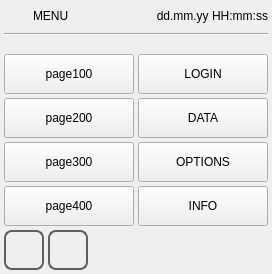
<?xml version="1.0" encoding="UTF-8"?>
<ui version="4.0">
 <class>menu</class>
 <widget class="QWidget" name="menu">
  <property name="geometry">
   <rect>
    <x>0</x>
    <y>0</y>
    <width>272</width>
    <height>274</height>
   </rect>
  </property>
  <property name="minimumSize">
   <size>
    <width>0</width>
    <height>0</height>
   </size>
  </property>
  <property name="maximumSize">
   <size>
    <width>16777215</width>
    <height>16777215</height>
   </size>
  </property>
  <property name="windowTitle">
   <string>menu</string>
  </property>
  <property name="styleSheet">
   <string notr="true">QPushButton  {
	font: 18pt &quot;DejaVu Sans Mono&quot;;
	qproperty-focusPolicy: NoFocus;
}
QPushButton#pushButtonBack, QPushButton#pushButtonHome
{
	border-radius: 8px;
	border: 2px solid  rgb(94, 94, 94);
	qproperty-iconSize: 24px 24px;
}
QPushButton:pressed
{
	border: 2px solid  rgb(194, 194, 194);
	background-color:  rgb(255, 255, 127);
}
QPushButton:disabled
{
	border: 2px solid  rgb(194, 194, 194);
}
</string>
  </property>
  <layout class="QVBoxLayout" name="verticalLayout">
   <property name="spacing">
    <number>4</number>
   </property>
   <property name="margin">
    <number>4</number>
   </property>
   <item>
    <layout class="QHBoxLayout" name="horizontalLayout">
     <item>
      <widget class="QLabel" name="labelIcon">
       <property name="minimumSize">
        <size>
         <width>25</width>
         <height>25</height>
        </size>
       </property>
       <property name="maximumSize">
        <size>
         <width>25</width>
         <height>25</height>
        </size>
       </property>
       <property name="focusPolicy">
        <enum>Qt::NoFocus</enum>
       </property>
       <property name="styleSheet">
        <string notr="true">border-image: url(:/libicons/img/Text.png);</string>
       </property>
       <property name="text">
        <string/>
       </property>
      </widget>
     </item>
     <item>
      <widget class="QLabel" name="labelTitle">
       <property name="sizePolicy">
        <sizepolicy hsizetype="Preferred" vsizetype="Fixed">
         <horstretch>0</horstretch>
         <verstretch>0</verstretch>
        </sizepolicy>
       </property>
       <property name="focusPolicy">
        <enum>Qt::NoFocus</enum>
       </property>
       <property name="text">
        <string>MENU</string>
       </property>
      </widget>
     </item>
     <item>
      <widget class="QLabel" name="labelUserName">
       <property name="text">
        <string/>
       </property>
      </widget>
     </item>
     <item>
      <widget class="QLabel" name="labelDataOra">
       <property name="sizePolicy">
        <sizepolicy hsizetype="Preferred" vsizetype="Fixed">
         <horstretch>0</horstretch>
         <verstretch>0</verstretch>
        </sizepolicy>
       </property>
       <property name="focusPolicy">
        <enum>Qt::NoFocus</enum>
       </property>
       <property name="text">
        <string>dd.mm.yy HH:mm:ss</string>
       </property>
       <property name="alignment">
        <set>Qt::AlignRight|Qt::AlignTrailing|Qt::AlignVCenter</set>
       </property>
      </widget>
     </item>
    </layout>
   </item>
   <item>
    <widget class="Line" name="line">
     <property name="focusPolicy">
      <enum>Qt::NoFocus</enum>
     </property>
     <property name="orientation">
      <enum>Qt::Horizontal</enum>
     </property>
    </widget>
   </item>
   <item>
    <spacer name="verticalSpacer">
     <property name="focusPolicy">
      <enum>Qt::NoFocus</enum>
     </property>
     <property name="orientation">
      <enum>Qt::Vertical</enum>
     </property>
     <property name="sizeHint" stdset="0">
      <size>
       <width>20</width>
       <height>30</height>
      </size>
     </property>
    </spacer>
   </item>
   <item>
    <layout class="QGridLayout" name="gridLayout">
     <property name="leftMargin">
      <number>0</number>
     </property>
     <property name="rightMargin">
      <number>0</number>
     </property>
     <property name="spacing">
      <number>4</number>
     </property>
     <item row="2" column="0">
      <widget class="QPushButton" name="pushButtonPages3">
       <property name="minimumSize">
        <size>
         <width>0</width>
         <height>40</height>
        </size>
       </property>
       <property name="maximumSize">
        <size>
         <width>16777215</width>
         <height>60</height>
        </size>
       </property>
       <property name="focusPolicy">
        <enum>Qt::NoFocus</enum>
       </property>
       <property name="text">
        <string>page300</string>
       </property>
       <property name="flat">
        <bool>false</bool>
       </property>
      </widget>
     </item>
     <item row="3" column="0">
      <widget class="QPushButton" name="pushButtonPages4">
       <property name="minimumSize">
        <size>
         <width>0</width>
         <height>40</height>
        </size>
       </property>
       <property name="maximumSize">
        <size>
         <width>16777215</width>
         <height>60</height>
        </size>
       </property>
       <property name="focusPolicy">
        <enum>Qt::NoFocus</enum>
       </property>
       <property name="styleSheet">
        <string notr="true"/>
       </property>
       <property name="text">
        <string>page400</string>
       </property>
       <property name="flat">
        <bool>false</bool>
       </property>
      </widget>
     </item>
     <item row="1" column="0">
      <widget class="QPushButton" name="pushButtonPages2">
       <property name="minimumSize">
        <size>
         <width>0</width>
         <height>40</height>
        </size>
       </property>
       <property name="maximumSize">
        <size>
         <width>16777215</width>
         <height>60</height>
        </size>
       </property>
       <property name="focusPolicy">
        <enum>Qt::NoFocus</enum>
       </property>
       <property name="text">
        <string>page200</string>
       </property>
       <property name="flat">
        <bool>false</bool>
       </property>
      </widget>
     </item>
     <item row="0" column="0">
      <widget class="QPushButton" name="pushButtonPages1">
       <property name="minimumSize">
        <size>
         <width>0</width>
         <height>40</height>
        </size>
       </property>
       <property name="maximumSize">
        <size>
         <width>16777215</width>
         <height>60</height>
        </size>
       </property>
       <property name="focusPolicy">
        <enum>Qt::NoFocus</enum>
       </property>
       <property name="text">
        <string>page100</string>
       </property>
       <property name="flat">
        <bool>false</bool>
       </property>
      </widget>
     </item>
     <item row="0" column="1">
      <widget class="QPushButton" name="pushButtonLogin">
       <property name="minimumSize">
        <size>
         <width>0</width>
         <height>40</height>
        </size>
       </property>
       <property name="maximumSize">
        <size>
         <width>16777215</width>
         <height>60</height>
        </size>
       </property>
       <property name="focusPolicy">
        <enum>Qt::NoFocus</enum>
       </property>
       <property name="text">
        <string>LOGIN</string>
       </property>
       <property name="flat">
        <bool>false</bool>
       </property>
      </widget>
     </item>
     <item row="1" column="1">
      <widget class="QPushButton" name="pushButtonData">
       <property name="minimumSize">
        <size>
         <width>0</width>
         <height>40</height>
        </size>
       </property>
       <property name="maximumSize">
        <size>
         <width>16777215</width>
         <height>60</height>
        </size>
       </property>
       <property name="focusPolicy">
        <enum>Qt::NoFocus</enum>
       </property>
       <property name="text">
        <string>DATA</string>
       </property>
       <property name="flat">
        <bool>false</bool>
       </property>
      </widget>
     </item>
     <item row="2" column="1">
      <widget class="QPushButton" name="pushButtonConfigurations">
       <property name="minimumSize">
        <size>
         <width>0</width>
         <height>40</height>
        </size>
       </property>
       <property name="maximumSize">
        <size>
         <width>16777215</width>
         <height>60</height>
        </size>
       </property>
       <property name="focusPolicy">
        <enum>Qt::NoFocus</enum>
       </property>
       <property name="text">
        <string>OPTIONS</string>
       </property>
       <property name="flat">
        <bool>false</bool>
       </property>
      </widget>
     </item>
     <item row="3" column="1">
      <widget class="QPushButton" name="pushButtonInfo">
       <property name="minimumSize">
        <size>
         <width>0</width>
         <height>40</height>
        </size>
       </property>
       <property name="maximumSize">
        <size>
         <width>16777215</width>
         <height>60</height>
        </size>
       </property>
       <property name="focusPolicy">
        <enum>Qt::NoFocus</enum>
       </property>
       <property name="styleSheet">
        <string notr="true"/>
       </property>
       <property name="text">
        <string>INFO</string>
       </property>
       <property name="flat">
        <bool>false</bool>
       </property>
      </widget>
     </item>
    </layout>
   </item>
   <item>
    <spacer name="verticalSpacer_2">
     <property name="focusPolicy">
      <enum>Qt::NoFocus</enum>
     </property>
     <property name="orientation">
      <enum>Qt::Vertical</enum>
     </property>
     <property name="sizeHint" stdset="0">
      <size>
       <width>20</width>
       <height>10</height>
      </size>
     </property>
    </spacer>
   </item>
   <item>
    <layout class="QHBoxLayout" name="horizontalLayout_3">
     <property name="spacing">
      <number>4</number>
     </property>
     <item>
      <widget class="QPushButton" name="pushButtonHome">
       <property name="sizePolicy">
        <sizepolicy hsizetype="Minimum" vsizetype="Fixed">
         <horstretch>60</horstretch>
         <verstretch>60</verstretch>
        </sizepolicy>
       </property>
       <property name="minimumSize">
        <size>
         <width>40</width>
         <height>40</height>
        </size>
       </property>
       <property name="maximumSize">
        <size>
         <width>40</width>
         <height>40</height>
        </size>
       </property>
       <property name="focusPolicy">
        <enum>Qt::NoFocus</enum>
       </property>
       <property name="styleSheet">
        <string notr="true">QPushButton
{
	qproperty-icon: url(:/libicons/img/Home.png);
}
</string>
       </property>
       <property name="text">
        <string/>
       </property>
      </widget>
     </item>
     <item>
      <widget class="QPushButton" name="pushButtonBack">
       <property name="sizePolicy">
        <sizepolicy hsizetype="Minimum" vsizetype="Fixed">
         <horstretch>60</horstretch>
         <verstretch>60</verstretch>
        </sizepolicy>
       </property>
       <property name="minimumSize">
        <size>
         <width>40</width>
         <height>40</height>
        </size>
       </property>
       <property name="maximumSize">
        <size>
         <width>40</width>
         <height>40</height>
        </size>
       </property>
       <property name="focusPolicy">
        <enum>Qt::NoFocus</enum>
       </property>
       <property name="styleSheet">
        <string notr="true">QPushButton
{
	qproperty-icon: url(:/libicons/img/Go_back.png);
}
</string>
       </property>
       <property name="text">
        <string/>
       </property>
      </widget>
     </item>
     <item>
      <spacer name="horizontalSpacer_2">
       <property name="focusPolicy">
        <enum>Qt::NoFocus</enum>
       </property>
       <property name="orientation">
        <enum>Qt::Horizontal</enum>
       </property>
       <property name="sizeHint" stdset="0">
        <size>
         <width>40</width>
         <height>20</height>
        </size>
       </property>
      </spacer>
     </item>
    </layout>
   </item>
  </layout>
 </widget>
 <resources/>
 <connections/>
</ui>
